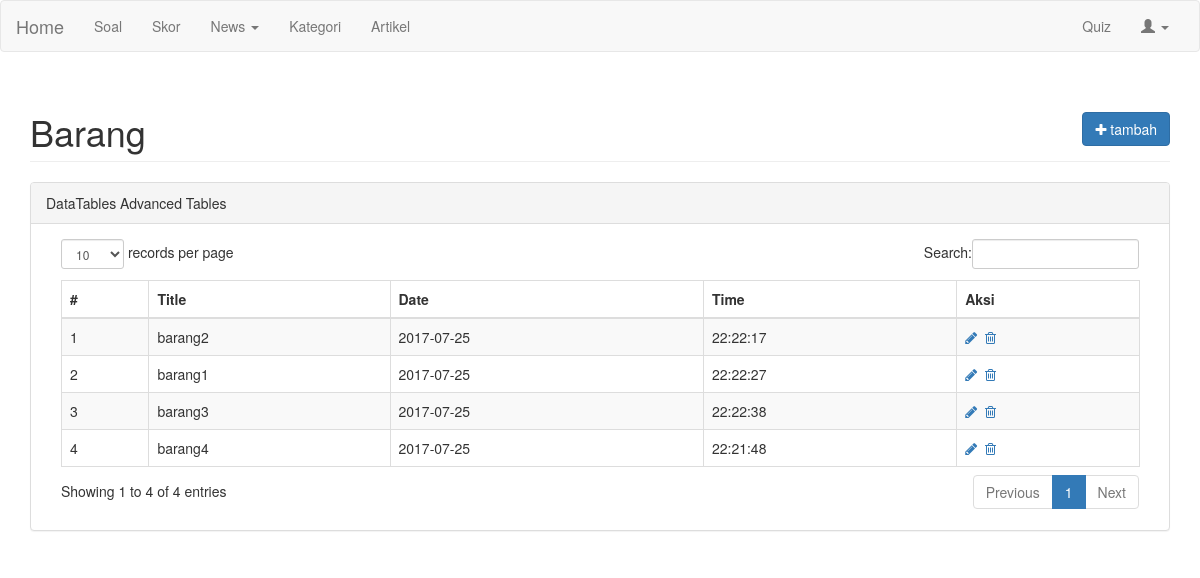
The app's page /index.php/count with its own data.
### tables this page shows
CREATE TABLE `count` (
  `id` int(11) NOT NULL,
  `title` varchar(255) NOT NULL,
  `date` date NOT NULL,
  `time` time NOT NULL
);

### application/controllers/count.php (called while the page is built, shortened)
<?php
class Count extends CI_controller
{
	function __construct(){
		$this->load->model(array('M_count'));
        $this->load->library(array('session', 'form_validation', 'upload', 'user_agent', 'email'));
        $this->load->helper(array('url', 'form', 'text', 'html', 'security', 'file', 'directory', 'number', 'date', 'download'));
	}
	function index(){
		$this->go($param1 = '', $param2 = '', $param3 = '');
	}
	function go($param1 = '', $param2 = '', $param3 = '')
    {
		$data_page['data_count'] = $this->M_count->getAll();
		$data_page['page_name']  = 'goods';
        $data_page['page_title'] = 'manage goods';
        $this->load->view('countdown', $data_page);
    }
}

### index.php (called while the page is built, shortened)
<?php
require_once BASEPATH.'core/CodeIgniter.php';

### application/models/M_count.php (called while the page is built, shortened)
<?php
class M_count extends CI_Model {
	var $table = 'count';
    function getAll() {
    	$getb = $this->db->get($this->table);
    	return $getb;
    }
}

### application/views/countdown.php (the view, shortened to what this page needs)
<!DOCTYPE html>
<html lang="en">
<head>
    <link href="<?php echo base_url();?>assets/bootstrap/css/bootstrap.css" rel="stylesheet">
    <link rel="stylesheet" type="text/css" href="<?php echo base_url();?>assets/css/toastr.css">
    <link href="<?php echo base_url();?>assets/css/dataTables.bootstrap.css" rel="stylesheet">
    <link rel="stylesheet" type="text/css" href="<?php echo base_url();?>assets/font-awesome/css/font-awesome.css">
    <link rel="stylesheet" type="text/css" href="<?php echo base_url();?>assets/css/datepicker.css">
</head>
<body>
    <?php $this->load->view('nav'); ?>
<div class="container">
    <div id="wrapper">
        <div id="page-wrapper">
            <div class="row">
                <div class="col-lg-12">
                    <h1 class="page-header">Barang
                        <div class="pull-right">
                            <a href="#" onclick="showAjaxModal('<?php echo base_url();?>modal/popup/modal_count_add/');" class="btn btn-primary pull-right"><i class="fa fa-plus"></i> tambah</a>
                        </div>
                    </h1>
                </div>
            </div>
            <div class="row">
                <div class="col-lg-12">
                    <div class="panel panel-default">
                        <div class="panel-heading">
                            DataTables Advanced Tables
                        </div>
                        <div class="panel-body">
                            <div class="table-responsive col-lg-12">
                                <table class="table table-striped table-bordered table-hover" id="dataTables-example">
                                    <thead>
                                        <tr>
                                            <th>#</th>
                                            <th>Title</th>
                                            <th>Date</th>
                                            <th>Time</th>
                                            <th>Aksi</th>
                                        </tr>
                                    </thead>
                                    <tbody>
                                    	<?php
											$no=1;
											foreach($data_count->result() as $row){
										?>
	                                        <tr class="">
	                                            <td><?php echo $no++;?></td>
	                                            <td><?php echo $row->title;?></td>
	                                            <td class="center"><?php echo $row->date;?></td>
	                                            <td class="center"><?php echo $row->time;?></td>
                                                <td>
                                                    <a href="#" onclick="showAjaxModal('<?php echo base_url();?>modal/popup/modal_count_edit/<?php echo $row->id;?>');" class="icon huge" title="edit"><i class="fa fa-pencil"></i></a>&nbsp;
                                                    <a href="#" onclick="confirm_modal('<?php echo base_url();?>count/go/delete/<?php echo $row->id;?>');" class="icon huge" data-toggle="modal" title="remove"><i class="fa fa-trash-o"></i></a>&nbsp;
                                                </td>
	                                        </tr>
	                                        <?php } ?>
                                    </tbody>
                                </table>
                            </div>
                        </div>
                    </div>
                </div>
            </div>
        </div>
    </div>
</div>
</body>
</html>

### application/views/nav.php (shortened to what this page needs)
<nav class="navbar navbar-default">
  <div class="container-fluid">
    <div class="navbar-header">
      <a class="navbar-brand" href="#">Home</a>
    </div>
    <div class="collapse navbar-collapse" id="bs-example-navbar-collapse-1">
      <ul class="nav navbar-nav">
        <li class="<?php echo (!empty($soal)) ? 'active' : ''; ?>"><a href="<?php echo base_url(); ?>soal">Soal</a></li>
        <li class="<?php echo (!empty($skor)) ? 'active' : ''; ?>"><a href="<?php echo base_url(); ?>skor">Skor</a></li>
        <li class="dropdown">
          <a href="#" class="dropdown-toggle" data-toggle="dropdown" role="button" aria-haspopup="true" aria-expanded="false">News <span class="caret"></span></a>
        </li>
        <li class="<?php echo (!empty($category)) ? 'active' : ''; ?>"><a href="<?php echo base_url(); ?>artikel/category">Kategori</a></li>
        <li class="<?php echo (!empty($article)) ? 'active' : ''; ?>"><a href="<?php echo base_url(); ?>artikel">Artikel</a></li>
      </ul>
      <ul class="nav navbar-nav navbar-right">
        <li><a href="<?php echo base_url(); ?>quiz">Quiz</a></li>
        <li class="dropdown">
          <a href="#" class="dropdown-toggle" data-toggle="dropdown" role="button" aria-haspopup="true" aria-expanded="false"><span class="glyphicon glyphicon-user"></span> <?php echo $this->session->userdata('username'); ?> <span class="caret"></span></a>
        </li>
      </ul>
    </div>
  </div>
</nav>

### records on screen
count: title "barang2", date "2017-07-25", time "22:22:17"
count: title "barang1", date "2017-07-25", time "22:22:27"
count: title "barang3", date "2017-07-25", time "22:22:38"
count: title "barang4", date "2017-07-25", time "22:21:48"
